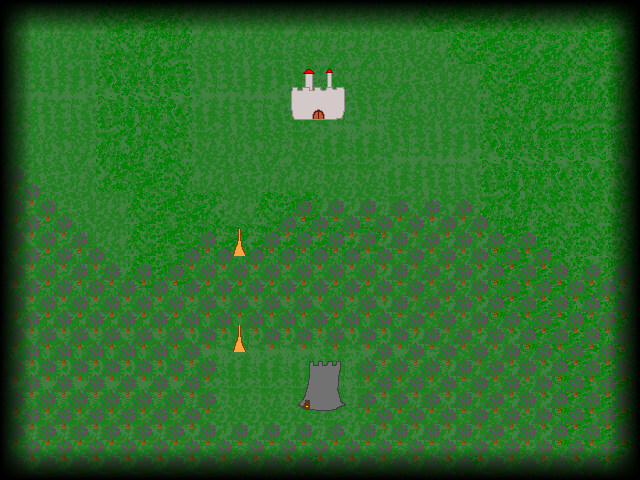

A 2D game scene composited from a Tiled map and its tileset images. What follows is a short description and the map's XML, with each tile layer's data collapsed to a summary:
An orthogonal 20x15 tile map with 32x32 px tiles, 6 tile layers (grass, locations, trees, treetops, ...), 1 hidden layer not drawn, 6 tilesets and 4 objects.

<map version="1.0" orientation="orthogonal" renderorder="right-down" width="20" height="15" tilewidth="32" tileheight="32" nextobjectid="6">
 <tileset firstgid="1" name="Fullset 01" tilewidth="32" tileheight="32" tilecount="256" columns="16">
  <image source="../img/Fullset 01.png" width="512" height="512" />
 </tileset>
 <tileset firstgid="257" name="fade" tilewidth="32" tileheight="32" tilecount="4" columns="4">
  <image source="../img/tst/fade.png" width="128" height="32" />
 </tileset>
 <tileset firstgid="261" name="triggers" tilewidth="32" tileheight="32" tilecount="3" columns="3">
  <image source="../img/tst/triggers.png" width="96" height="32" />
  <tile id="0">
   <properties>
    <property name="collidable" value="true" />
    <property name="solid" value="" />
   </properties>
  </tile>
  <tile id="2">
   <properties>
    <property name="collidable" value="true" />
    <property name="ladder" value="true" />
   </properties>
  </tile>
 </tileset>
 <tileset firstgid="264" name="minitree" tilewidth="32" tileheight="32" tilecount="16" columns="4">
  <image source="../img/tst/minitree.png" width="128" height="128" />
 </tileset>
 <tileset firstgid="280" name="tower" tilewidth="32" tileheight="32" tilecount="4" columns="2">
  <image source="../img/tower.png" width="64" height="64" />
 </tileset>
 <tileset firstgid="284" name="castle" tilewidth="32" tileheight="32" tilecount="4" columns="2">
  <image source="../img/castle.png" width="64" height="64" />
 </tileset>
 <layer name="grass" width="20" height="15">
  <data>[300 cells, 300 non-empty, 36 distinct tile ids]</data>
 </layer>
 <layer name="locations" width="20" height="15">
  <data>[300 cells, 10 non-empty, 9 distinct tile ids]</data>
 </layer>
 <layer name="trees" width="20" height="15">
  <data>[300 cells, 153 non-empty, 2 distinct tile ids]</data>
 </layer>
 <layer name="treetops" width="20" height="15">
  <data>[300 cells, 43 non-empty, 10 distinct tile ids]</data>
 </layer>
 <objectgroup name="objects" visible="0">
  <object id="2" x="288" y="64" width="64" height="64">
   <properties>
    <property name="event" value="" />
    <property name="warp" value="'throneroom',128,288" />
   </properties>
  </object>
  <object id="3" x="288" y="352" width="64" height="64">
   <properties>
    <property name="event" value="" />
    <property name="warp" value="'dungeon1',32,352" />
   </properties>
  </object>
  <object id="4" x="224" y="224" width="32" height="32">
   <properties>
    <property name="event" value="" />
    <property name="warp" value="'forest1',64,320" />
   </properties>
  </object>
  <object id="5" x="224" y="320" width="32" height="32">
   <properties>
    <property name="event" value="" />
    <property name="warp" value="'forest2',864,192" />
   </properties>
  </object>
 </objectgroup>
 <layer name="fadelr" width="20" height="15">
  <data>[300 cells, 30 non-empty, 2 distinct tile ids]</data>
 </layer>
 <layer name="fadeud" width="20" height="15">
  <data>[300 cells, 40 non-empty, 2 distinct tile ids]</data>
 </layer>
 <layer name="special" width="20" height="15" visible="0" opacity="0.5">
  <data>[300 cells, 77 non-empty, 1 distinct tile ids]</data>
 </layer>
</map>
